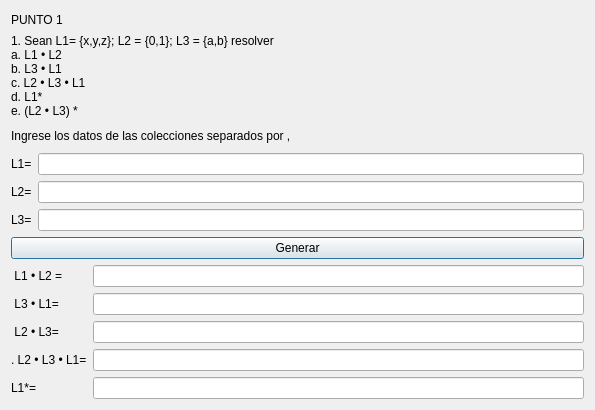
<?xml version="1.0" encoding="UTF-8"?>
<ui version="4.0">
 <class>Punto1</class>
 <widget class="QDialog" name="Punto1">
  <property name="geometry">
   <rect>
    <x>0</x>
    <y>0</y>
    <width>595</width>
    <height>410</height>
   </rect>
  </property>
  <property name="windowTitle">
   <string>Dialog</string>
  </property>
  <layout class="QGridLayout" name="gridLayout">
   <item row="2" column="0">
    <layout class="QVBoxLayout" name="verticalLayout_2">
     <item>
      <widget class="QPushButton" name="BtnGenerar">
       <property name="text">
        <string>Generar</string>
       </property>
      </widget>
     </item>
    </layout>
   </item>
   <item row="0" column="0">
    <layout class="QVBoxLayout" name="verticalLayout">
     <item>
      <widget class="QLabel" name="lbTpunto1">
       <property name="text">
        <string>PUNTO 1 </string>
       </property>
      </widget>
     </item>
     <item>
      <widget class="QLabel" name="lbnDpunto1">
       <property name="text">
        <string>1. Sean L1= {x,y,z}; L2 = {0,1}; L3 = {a,b} resolver
a. L1 • L2
b. L3 • L1
c. L2 • L3 • L1
d. L1*
e. (L2 • L3) *</string>
       </property>
      </widget>
     </item>
    </layout>
   </item>
   <item row="1" column="0">
    <layout class="QGridLayout" name="gridLayout_2">
     <item row="2" column="0">
      <widget class="QLabel" name="LbL2">
       <property name="text">
        <string>L2=</string>
       </property>
      </widget>
     </item>
     <item row="0" column="0" colspan="2">
      <widget class="QLabel" name="lbnDdatos">
       <property name="text">
        <string>Ingrese los datos de las colecciones separados por , </string>
       </property>
      </widget>
     </item>
     <item row="3" column="1">
      <widget class="QLineEdit" name="txtl3"/>
     </item>
     <item row="3" column="0">
      <widget class="QLabel" name="lbnL3">
       <property name="text">
        <string>L3=</string>
       </property>
      </widget>
     </item>
     <item row="1" column="0">
      <widget class="QLabel" name="lbl1">
       <property name="text">
        <string>L1=</string>
       </property>
      </widget>
     </item>
     <item row="1" column="1">
      <widget class="QLineEdit" name="txtl1"/>
     </item>
     <item row="2" column="1">
      <widget class="QLineEdit" name="txtl2"/>
     </item>
    </layout>
   </item>
   <item row="3" column="0">
    <layout class="QFormLayout" name="formLayout">
     <item row="0" column="0">
      <widget class="QLabel" name="lbA">
       <property name="text">
        <string> L1 • L2 =</string>
       </property>
      </widget>
     </item>
     <item row="0" column="1">
      <widget class="QLineEdit" name="lbALineEdit">
       <property name="frame">
        <bool>true</bool>
       </property>
       <property name="readOnly">
        <bool>true</bool>
       </property>
      </widget>
     </item>
     <item row="1" column="0">
      <widget class="QLabel" name="lbBLabel">
       <property name="text">
        <string> L3 • L1=</string>
       </property>
      </widget>
     </item>
     <item row="1" column="1">
      <widget class="QLineEdit" name="lbBLineEdit">
       <property name="readOnly">
        <bool>true</bool>
       </property>
      </widget>
     </item>
     <item row="2" column="0">
      <widget class="QLabel" name="lbCLabel">
       <property name="text">
        <string> L2 • L3=</string>
       </property>
      </widget>
     </item>
     <item row="2" column="1">
      <widget class="QLineEdit" name="lbCLineEdit">
       <property name="readOnly">
        <bool>true</bool>
       </property>
      </widget>
     </item>
     <item row="3" column="0">
      <widget class="QLabel" name="lbCLabel_2">
       <property name="text">
        <string>. L2 • L3 • L1=</string>
       </property>
      </widget>
     </item>
     <item row="3" column="1">
      <widget class="QLineEdit" name="lbCLineEdit_2">
       <property name="readOnly">
        <bool>true</bool>
       </property>
      </widget>
     </item>
     <item row="4" column="0">
      <widget class="QLabel" name="lbDLabel_3">
       <property name="text">
        <string>L1*=</string>
       </property>
      </widget>
     </item>
     <item row="4" column="1">
      <widget class="QLineEdit" name="lbCLineEdit_3">
       <property name="readOnly">
        <bool>true</bool>
       </property>
      </widget>
     </item>
    </layout>
   </item>
  </layout>
 </widget>
 <resources/>
 <connections/>
</ui>
